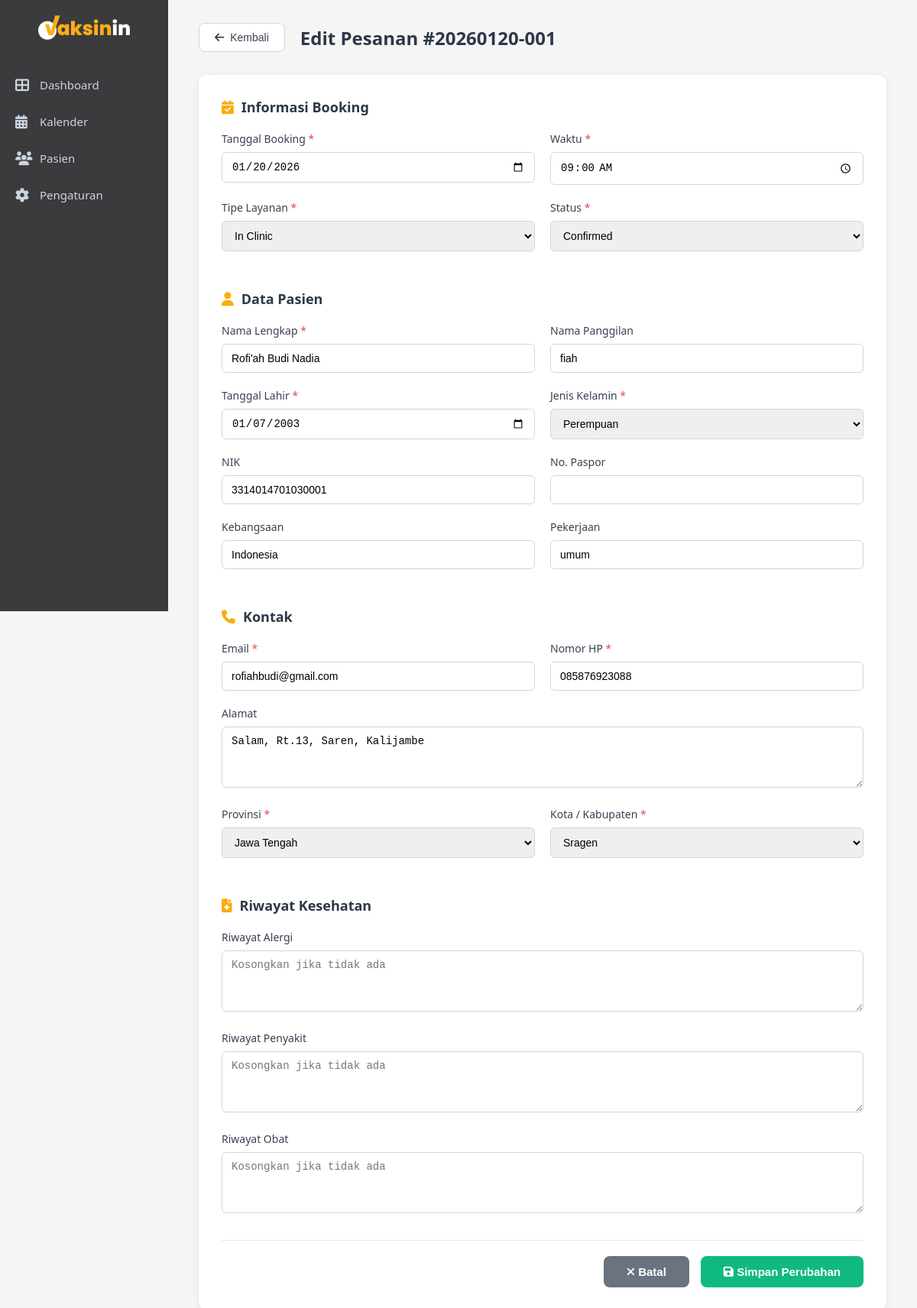
The app's page /admin/edit_booking.php?id=78, older data.
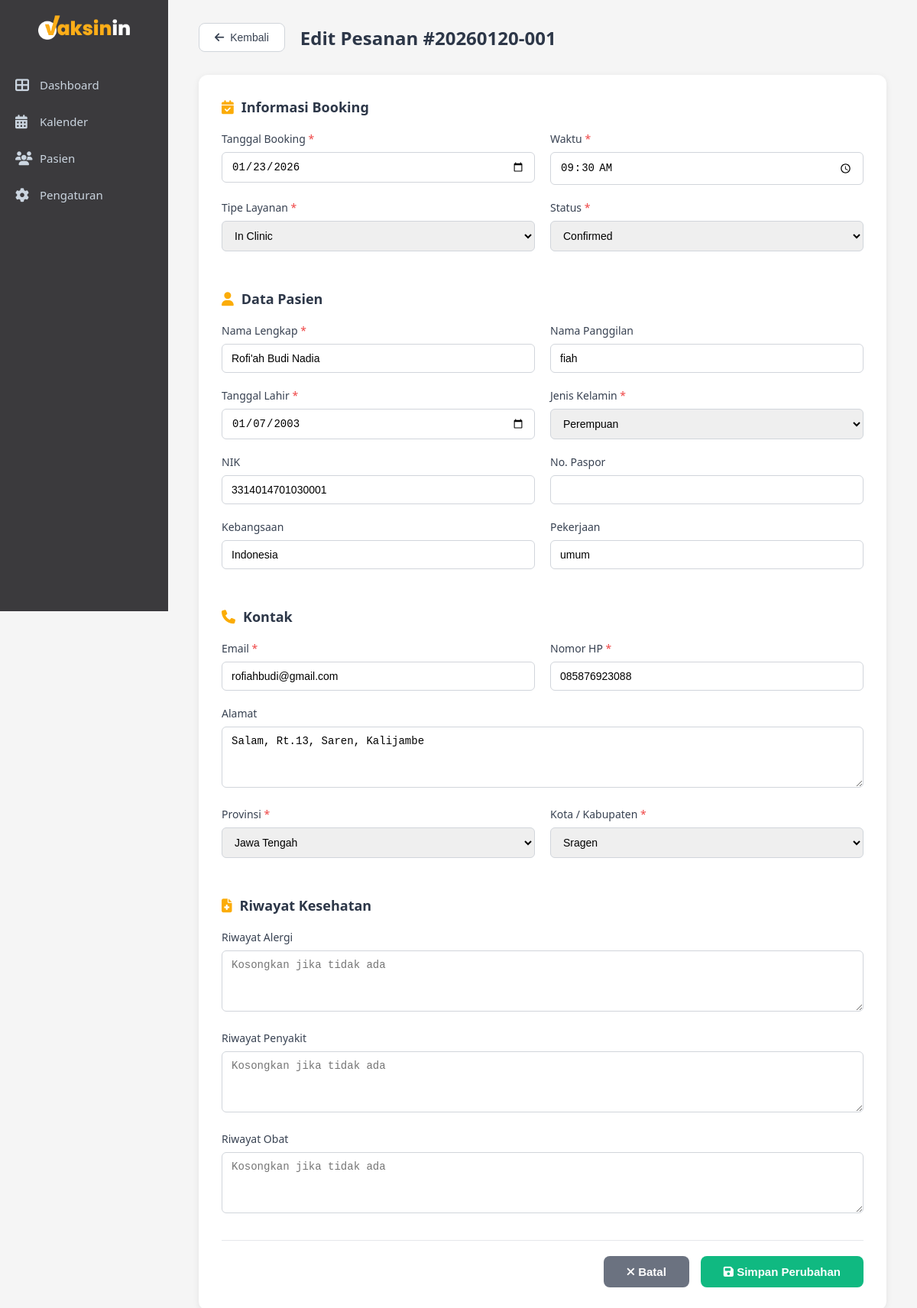
The same page, newer data.
### tables this page shows
CREATE TABLE `bookings` (
  `id` int(11) NOT NULL,
  `patient_id` int(11) NOT NULL,
  `service_type` enum('Home Service','In Clinic') NOT NULL,
  `nomor_antrian` varchar(20) NOT NULL,
  `tanggal_booking` date NOT NULL,
  `waktu_booking` time NOT NULL,
  `status` enum('pending','confirmed','completed','cancelled') DEFAULT 'pending',
  `catatan` text DEFAULT NULL,
  `created_at` datetime NOT NULL,
  `updated_at` datetime DEFAULT current_timestamp() ON UPDATE current_timestamp(),
  `doctor_id` int(11) DEFAULT NULL
);

CREATE TABLE `patients` (
  `id` int(11) NOT NULL,
  `no_rekam_medis` varchar(20) NOT NULL,
  `nama_lengkap` varchar(100) NOT NULL,
  `nama_panggilan` varchar(50) DEFAULT NULL,
  `tanggal_lahir` date NOT NULL,
  `usia` int(11) DEFAULT NULL,
  `kategori_usia` enum('Anak','Dewasa') NOT NULL,
  `jenis_kelamin` enum('L','P') NOT NULL,
  `nik` varchar(16) DEFAULT NULL,
  `paspor` varchar(20) DEFAULT NULL,
  `kebangsaan` varchar(50) DEFAULT 'Indonesia',
  `pekerjaan` varchar(100) DEFAULT NULL,
  `nama_wali` varchar(100) DEFAULT NULL,
  `riwayat_alergi` text DEFAULT NULL,
  `riwayat_penyakit` text DEFAULT NULL,
  `riwayat_obat` text DEFAULT NULL,
  `pelayanan` varchar(50) NOT NULL,
  `created_at` timestamp NOT NULL DEFAULT current_timestamp(),
  `updated_at` timestamp NOT NULL DEFAULT current_timestamp() ON UPDATE current_timestamp()
);

### admin/edit_booking.php (the view, shortened to what the changed rows need)
<?php
include "../config.php";
$booking_id = isset($_GET['id']) ? intval($_GET['id']) : 0;
$sql = "SELECT b.*, p.*
        FROM bookings b
        JOIN patients p ON b.patient_id = p.id
        WHERE b.id = ?";
$stmt = $conn->prepare($sql);
$stmt->bind_param('i', $booking_id);
$stmt->execute();
$result = $stmt->get_result();
$booking = $result->fetch_assoc();
?>
<!DOCTYPE html>
<html lang="id">
<head>
    <link rel="stylesheet" href="css/admin.css">
    <link rel="stylesheet" href="css/detail.css">
    <link rel="stylesheet" href="css/edit.css">
    <link rel="stylesheet" href="https://cdnjs.cloudflare.com/ajax/libs/font-awesome/6.4.0/css/all.min.css">
</head>
<body>
    <div class="main-content">
        <div class="detail-header">
            <div class="detail-header-left">
                <button onclick="window.location.href='booking_detail.php?id=<?php echo $booking_id; ?>'" class="btn-back">
                    <i class="fas fa-arrow-left"></i> Kembali
                </button>
                <h1>Edit Pesanan #<?php echo $booking['nomor_antrian']; ?></h1>
            </div>
        </div>
        <form action="update_booking.php" method="POST" class="edit-form">
            <div class="form-section">
                <div class="form-row">
                    <div class="form-group">
                        <label>Tanggal Booking <span class="required">*</span></label>
                        <input type="date" name="tanggal_booking" value="<?php echo $booking['tanggal_booking']; ?>" required>
                    </div>
                    <div class="form-group">
                        <label>Waktu <span class="required">*</span></label>
                        <input type="time" name="waktu_booking" value="<?php echo substr($booking['waktu_booking'], 0, 5); ?>" required>
                    </div>
                </div>
                <div class="form-row">
                    <div class="form-group">
                        <label>Tipe Layanan <span class="required">*</span></label>
                        <select name="service_type" required>
                            <option value="In Clinic" <?php echo $booking['service_type'] == 'In Clinic' ? 'selected' : ''; ?>>In Clinic</option>
                        </select>
                    </div>
                    <div class="form-group">
                        <label>Status <span class="required">*</span></label>
                        <select name="status" required>
                            <option value="confirmed" <?php echo $booking['status'] == 'confirmed' ? 'selected' : ''; ?>>Confirmed</option>
                        </select>
                    </div>
                </div>
            </div>
            <div class="form-section">
                <div class="form-row">
                    <div class="form-group">
                        <label>Nama Lengkap <span class="required">*</span></label>
                        <input type="text" name="nama_lengkap" value="<?php echo htmlspecialchars($booking['nama_lengkap']); ?>" required>
                    </div>
                    <div class="form-group">
                        <label>Nama Panggilan</label>
                        <input type="text" name="nama_panggilan" value="<?php echo htmlspecialchars($booking['nama_panggilan']); ?>">
                    </div>
                </div>
                <div class="form-row">
                    <div class="form-group">
                        <label>Tanggal Lahir <span class="required">*</span></label>
                        <input type="date" name="tanggal_lahir" value="<?php echo $booking['tanggal_lahir']; ?>" required>
                    </div>
                </div>
                <div class="form-row">
                    <div class="form-group">
                        <label>NIK</label>
                        <input type="text" name="nik" value="<?php echo htmlspecialchars($booking['nik']); ?>" maxlength="16">
                    </div>
                </div>
                <div class="form-row">
                    <div class="form-group">
                        <label>Kebangsaan</label>
                        <input type="text" name="kebangsaan" value="<?php echo htmlspecialchars($booking['kebangsaan']); ?>">
                    </div>
                    <div class="form-group">
                        <label>Pekerjaan</label>
                        <input type="text" name="pekerjaan" value="<?php echo htmlspecialchars($booking['pekerjaan']); ?>">
                    </div>
                </div>
            </div>
        </form>
    </div>
</body>
</html>

Row changes from the older to the newer data that the page shows:
changed bookings "In Clinic": tanggal_booking "01/20/2026" → "01/23/2026"; waktu_booking "09:00" → "09:30"
